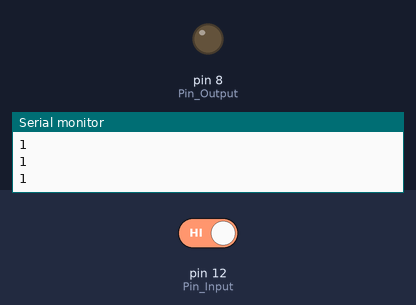
This sketch was run on a simulated Arduino Uno, built with avr-gcc and run on an emulated ATmega328P. Parts: output pins drawn as LEDs (lit = HIGH), the last lines printed to the serial monitor. The inputs (shaded band) are chosen by the test bench; at power-on: pin 12 (Pin_Input) HIGH.

Above: at 1.3 s.
1.4 s: pin 12 (Pin_Input) driven LOW
At 2.4 s:
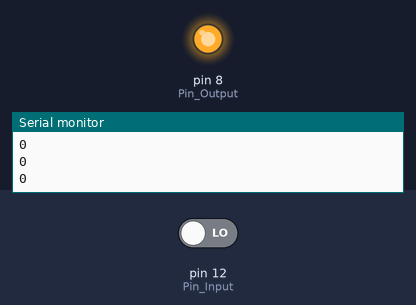
3.0 s: pin 12 (Pin_Input) driven HIGH
At 3.6 s:
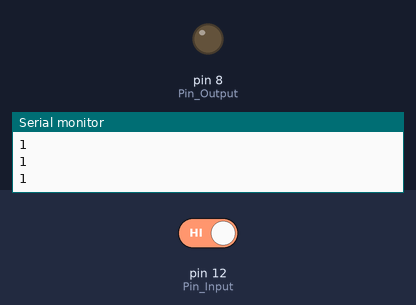
Timing chart, 0 to 6.0 s (numbered marks = the images above; inputs shaded):
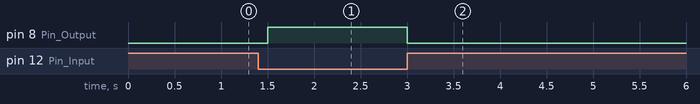

The sketch:

17_PULLUP_BOTTON.ino
```cpp
const int Pin_Input = 12;
const int Pin_Output = 8;
const int D_T = 250;
int readVal;

void setup() {
  // put your setup code here, to run once:
  Serial.begin(9600);
  pinMode(Pin_Input, INPUT);
  pinMode(Pin_Output, OUTPUT);
}

void loop() {
  // put your main code here, to run repeatedly:
  readVal = digitalRead(Pin_Input);
  Serial.println(readVal);

  if (readVal == 0) {
    digitalWrite(Pin_Output, HIGH);
  }
  else if (readVal == 1) {
    digitalWrite(Pin_Output, LOW);
  }
  delay(D_T);
}
```

Measured:
- after the input at 1.4 s, pin 8 (Pin_Output): LOW → HIGH after 0.10 s
- after the input at 3.0 s, pin 8 (Pin_Output): HIGH → LOW at once
